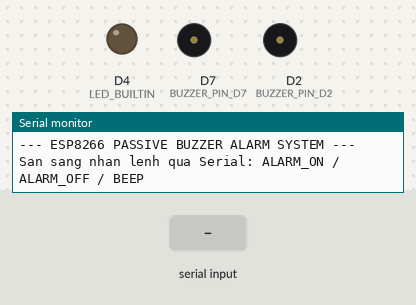
Simulated run of this sketch. Board: ESP8266 (Wemos D1 mini). Shown: output pins drawn as LEDs (lit = HIGH, except the on-board LED, lit = LOW), buzzer (waves = sounding, pin HIGH), the last lines printed to the serial monitor. The inputs (shaded band) are chosen by the test bench.

Above: at 1.6 s.
1.7 s: "ALARM_ON\n" received over Serial
At 2.9 s:
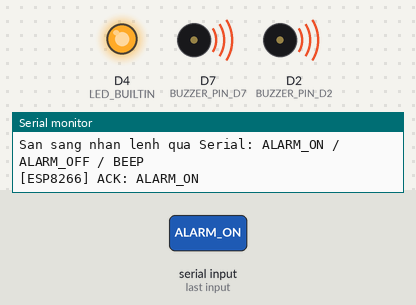
3.2 s: "ALARM_OFF\n" received over Serial
At 4.2 s:
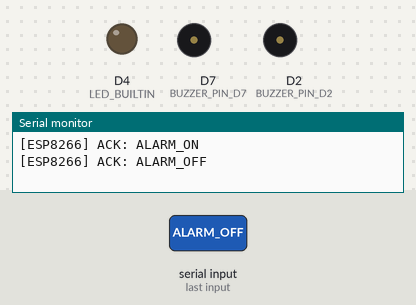
4.7 s: "ALARM\n" received over Serial
At 5.3 s:
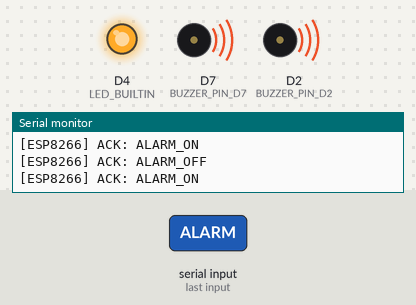
6.2 s: "STOP\n" received over Serial
At 7.6 s:
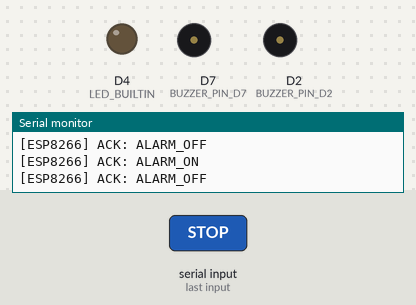
Timing chart, 0 to 8.7 s (numbered marks = the images above; inputs shaded):
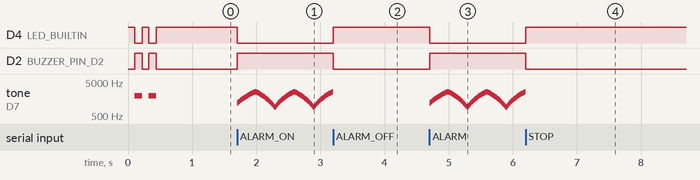

The sketch:

esp8266_buzzer_alarm.ino
```cpp
/*
 * ============================================================================
 * ESP8266 PASSIVE BUZZER 5V ALARM SYSTEM FOR DRIVER DROWSINESS DETECTION
 * Bo mạch hỗ trợ chuẩn: NodeMCU 1.0 (ESP-12E Module), Wemos D1 Mini, ESP8266
 * Linh kiện: Còi Buzzer thụ động 5V (Passive Buzzer)
 * ============================================================================
 * SƠ ĐỒ ĐẤU DÂY CHO NODEMCU 1.0 (ESP-12E):
 * 1. Nếu dùng MODULE BUZZER 3 CHÂN (VCC, GND, I/O hoặc SIG):
 *    - Chân VCC  --> Nối chân VIN (nguồn 5V từ cổng USB) của NodeMCU
 *    - Chân GND  --> Nối chân GND của NodeMCU
 *    - Chân I/O  --> Nối chân D7 (hoặc D2) của NodeMCU
 *
 * 2. Nếu dùng CÒI BUZZER RỜI 2 CHÂN (Dương +, Âm -):
 *    - Chân Âm (-)  --> Nối chân GND của NodeMCU
 *    - Chân Dương (+)-> Nối chân D7 (hoặc D2) của NodeMCU
 * ============================================================================
 * PHƯƠNG THỨC KẾT NỐI VỚI MÁY TÍNH:
 * - Cách 1 (Khuyên dùng): Cắm cáp Micro-USB nối NodeMCU với máy tính (Serial COM).
 * - Cách 2: Qua mạng Wi-Fi (HTTP Web Server).
 * ============================================================================
 */

#include <ESP8266WiFi.h>
#include <ESP8266WebServer.h>

// ==========================================
// 1. CẤU HÌNH PHẦN CỨNG & CHÂN KẾT NỐI (NODEMCU 1.0)
// ==========================================
// Hỗ trợ đồng thời cả chân D7 (GPIO 13) và D2 (GPIO 4) để cắm chân nào cũng kêu:
const int BUZZER_PIN_D7 = D7; // Chân D7 trên NodeMCU
const int BUZZER_PIN_D2 = D2; // Chân D2 trên NodeMCU

// ==========================================
// 2. CẤU HÌNH WI-FI (TÙY CHỌN NẾU DÙNG KHÔNG DÂY)
// ==========================================
#define ENABLE_WIFI false // Đặt true nếu muốn dùng không dây qua Wi-Fi

const char* ssid     = "KTX TANG 3";     // Tên Wi-Fi (nếu bật Wi-Fi)
const char* password = "thachbich@03"; // Mật khẩu Wi-Fi

ESP8266WebServer server(80);

// ==========================================
// 3. BIẾN TRẠNG THÁI BÁO ĐỘNG (NON-BLOCKING)
// ==========================================
enum AlarmState {
  STATE_IDLE,
  STATE_BEEP,
  STATE_ALARM
};

AlarmState currentState = STATE_IDLE;
unsigned long stateStartTime = 0;
unsigned long lastToneUpdate = 0;
int currentFreq = 1000;
int freqStep = 50;

// Hàm phát tần số âm thanh đồng thời lên cả D7 và D2
void setBuzzerSound(int freq) {
  if (freq <= 0) {
    noTone(BUZZER_PIN_D7);
    analogWrite(BUZZER_PIN_D2, 0);
    digitalWrite(BUZZER_PIN_D7, LOW);
    digitalWrite(BUZZER_PIN_D2, LOW);
  } else {
    // Phát xung tone chuẩn trên D7
    tone(BUZZER_PIN_D7, freq);
    // Đồng thời phát xung PWM 50% cùng tần số trên D2
    analogWriteFreq(freq);
    analogWrite(BUZZER_PIN_D2, 512);
  }
}

// Hàm tắt còi an toàn
void stopBuzzer() {
  setBuzzerSound(0);
  digitalWrite(LED_BUILTIN, HIGH); // Tắt đèn LED trên bo mạch (NodeMCU active LOW)
  currentState = STATE_IDLE;
}

// Hàm kích hoạt tiếng bíp ngắn (nhắc nhở khi ngáp)
void startBeep() {
  currentState = STATE_BEEP;
  stateStartTime = millis();
  digitalWrite(LED_BUILTIN, LOW); // Bật đèn LED xanh trên bo để người dùng thấy tín hiệu
  setBuzzerSound(1800);           // Phát âm thanh 1800Hz
}

// Hàm kích hoạt còi hú khẩn cấp (khi ngủ gật)
void startAlarm() {
  currentState = STATE_ALARM;
  currentFreq = 1200;
  freqStep = 60;
  lastToneUpdate = millis();
  digitalWrite(LED_BUILTIN, LOW);
  setBuzzerSound(currentFreq);
}

// ==========================================
// 4. XỬ LÝ LỆNH TỪ SERIAL (CÁP USB)
// ==========================================
void handleSerialCommands() {
  if (Serial.available() > 0) {
    String cmd = Serial.readStringUntil('\n');
    cmd.trim();
    cmd.toUpperCase();

    if (cmd == "ALARM_ON" || cmd == "ALARM" || cmd == "1") {
      startAlarm();
      Serial.println("[ESP8266] ACK: ALARM_ON");
    } else if (cmd == "ALARM_OFF" || cmd == "STOP" || cmd == "0") {
      stopBuzzer();
      Serial.println("[ESP8266] ACK: ALARM_OFF");
    } else if (cmd == "BEEP" || cmd == "2") {
      startBeep();
      Serial.println("[ESP8266] ACK: BEEP");
    } else if (cmd == "TEST") {
      startBeep();
      Serial.println("[ESP8266] ACK: TEST_OK");
    }
  }
}

// ==========================================
// 5. XỬ LÝ LỆNH TỪ HTTP SERVER (WI-FI)
// ==========================================
void handleHttp() {
  server.on("/alarm/on", HTTP_GET, []() {
    startAlarm();
    server.send(200, "application/json", "{\"status\":\"ok\",\"action\":\"ALARM_ON\"}");
  });

  server.on("/alarm/off", HTTP_GET, []() {
    stopBuzzer();
    server.send(200, "application/json", "{\"status\":\"ok\",\"action\":\"ALARM_OFF\"}");
  });

  server.on("/beep", HTTP_GET, []() {
    startBeep();
    server.send(200, "application/json", "{\"status\":\"ok\",\"action\":\"BEEP\"}");
  });

  server.on("/status", HTTP_GET, []() {
    String stateStr = (currentState == STATE_ALARM) ? "ALARM" : (currentState == STATE_BEEP ? "BEEP" : "IDLE");
    server.send(200, "application/json", "{\"status\":\"ok\",\"state\":\"" + stateStr + "\"}");
  });
}

// ==========================================
// 6. SETUP
// ==========================================
void setup() {
  pinMode(LED_BUILTIN, OUTPUT);
  digitalWrite(LED_BUILTIN, HIGH); // Tắt LED lúc đầu (Active LOW trên NodeMCU)

  pinMode(BUZZER_PIN_D7, OUTPUT);
  pinMode(BUZZER_PIN_D2, OUTPUT);
  stopBuzzer();

  Serial.begin(115200);
  delay(100);
  Serial.println("\n--- ESP8266 PASSIVE BUZZER ALARM SYSTEM ---");
  Serial.println("San sang nhan lenh qua Serial: ALARM_ON / ALARM_OFF / BEEP");

  if (ENABLE_WIFI) {
    WiFi.mode(WIFI_STA);
    WiFi.begin(ssid, password);
    Serial.print("Dang ket noi Wi-Fi");
    int count = 0;
    while (WiFi.status() != WL_CONNECTED && count < 25) {
      delay(500);
      Serial.print(".");
      count++;
    }
    if (WiFi.status() == WL_CONNECTED) {
      Serial.println("\nDa ket noi Wi-Fi thanh cong!");
      Serial.print("Dia chi IP ESP8266: http://");
      Serial.println(WiFi.localIP());
      handleHttp();
      server.begin();
      Serial.println("HTTP Webhook Server da khoi dong!");
    } else {
      Serial.println("\nKhong ket noi duoc Wi-Fi, su dung che do Serial USB.");
    }
  }

  // Nháy đèn LED và kêu 2 tiếng bíp khởi động trên cả D7 và D2
  digitalWrite(LED_BUILTIN, LOW);
  setBuzzerSound(2000);
  delay(120);
  digitalWrite(LED_BUILTIN, HIGH);
  setBuzzerSound(0);
  delay(100);
  digitalWrite(LED_BUILTIN, LOW);
  setBuzzerSound(2000);
  delay(120);
  digitalWrite(LED_BUILTIN, HIGH);
  setBuzzerSound(0);
}

// ==========================================
// 7. LOOP CHÍNH (HOÀN TOÀN KHÔNG DÙNG DELAY)
// ==========================================
void loop() {
  // 1. Nhận lệnh từ Serial (Cáp USB)
  handleSerialCommands();

  // 2. Nhận lệnh từ HTTP (nếu bật Wi-Fi)
  if (ENABLE_WIFI && WiFi.status() == WL_CONNECTED) {
    server.handleClient();
  }

  // 3. Xử lý âm thanh theo trạng thái mà không chặn luồng
  unsigned long now = millis();

  if (currentState == STATE_BEEP) {
    // Tiếng bíp kéo dài 200ms rồi tự tắt
    if (now - stateStartTime >= 200) {
      stopBuzzer();
    }
  } else if (currentState == STATE_ALARM) {
    // Hiệu ứng còi hú biến tần (Police Siren) dồn dập
    if (now - lastToneUpdate >= 12) {
      lastToneUpdate = now;
      currentFreq += freqStep;
      if (currentFreq >= 2600) {
        currentFreq = 2600;
        freqStep = -70;
      } else if (currentFreq <= 900) {
        currentFreq = 900;
        freqStep = 70;
      }
      setBuzzerSound(currentFreq);
    }
  }
}
```

Measured:
- after the input at 1.7 s, D4 (LED_BUILTIN): HIGH → LOW at once; D2 (BUZZER_PIN_D2): LOW → HIGH at once; tone on D7 (BUZZER_PIN_D7): plays 1200 Hz for 0.01 s, 1260 Hz for 0.01 s, 1320 Hz for 0.01 s, 1380 Hz for 0.01 s, 1440 Hz for 0.01 s, 1500 Hz for 0.01 s … (124 notes in this stretch), starting at once
- after the input at 3.2 s, D4 (LED_BUILTIN): LOW → HIGH at once; D2 (BUZZER_PIN_D2): HIGH → LOW at once
- after the input at 4.7 s, D4 (LED_BUILTIN): HIGH → LOW at once; D2 (BUZZER_PIN_D2): LOW → HIGH at once; tone on D7 (BUZZER_PIN_D7): plays 1200 Hz for 0.01 s, 1260 Hz for 0.01 s, 1320 Hz for 0.01 s, 1380 Hz for 0.01 s, 1440 Hz for 0.01 s, 1500 Hz for 0.01 s … (124 notes in this stretch), starting at once
- after the input at 6.2 s, D4 (LED_BUILTIN): LOW → HIGH at once; D2 (BUZZER_PIN_D2): HIGH → LOW at once
